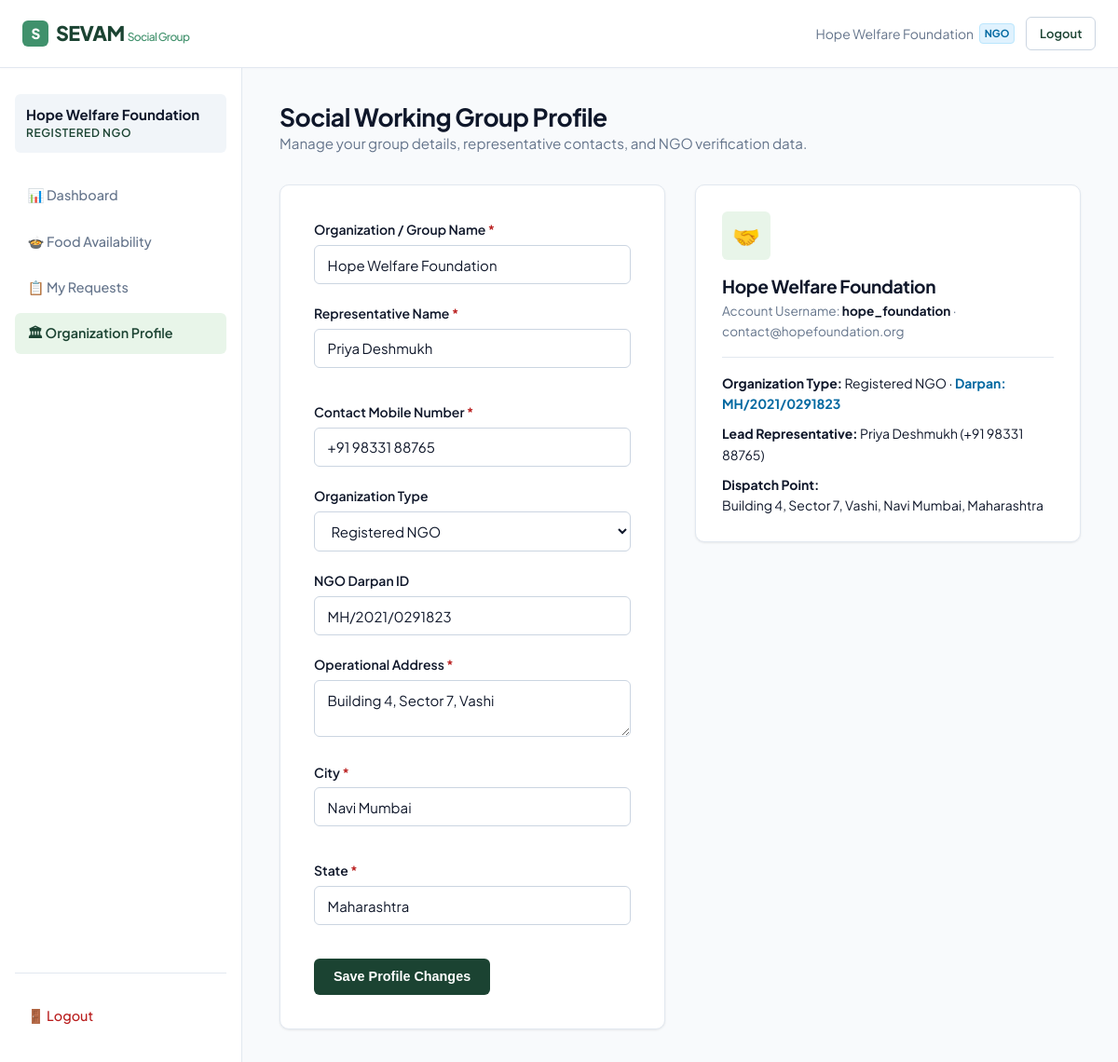
Page /group/profile.php (signed in) on the committed database.
### tables this page shows
CREATE TABLE `social_working_groups` (
  `id` int(11) NOT NULL AUTO_INCREMENT,
  `user_id` int(11) NOT NULL,
  `group_name` varchar(150) NOT NULL,
  `representative_name` varchar(100) NOT NULL,
  `phone` varchar(20) NOT NULL,
  `address` text NOT NULL,
  `city` varchar(80) NOT NULL,
  `state` varchar(80) NOT NULL,
  `organization_type` varchar(80) NOT NULL,
  `ngo_status` enum('Registered','Community Volunteer Group','Trust','Society') DEFAULT 'Registered',
  `darpan_id` varchar(50) DEFAULT NULL,
  `created_at` timestamp NULL DEFAULT current_timestamp(),
  PRIMARY KEY (`id`),
  KEY `fk_group_user` (`user_id`),
  CONSTRAINT `fk_group_user` FOREIGN KEY (`user_id`) REFERENCES `users` (`id`) ON DELETE CASCADE
);

CREATE TABLE `users` (
  `id` int(11) NOT NULL AUTO_INCREMENT,
  `username` varchar(50) NOT NULL,
  `email` varchar(100) NOT NULL,
  `password` varchar(255) NOT NULL,
  `role` enum('admin','provider','group') NOT NULL,
  `status` enum('active','inactive') DEFAULT 'active',
  `created_at` timestamp NULL DEFAULT current_timestamp(),
  PRIMARY KEY (`id`),
  UNIQUE KEY `username` (`username`),
  UNIQUE KEY `email` (`email`)
);

### php/db.php (called while the page is built, shortened)
<?php
function escape($val) {
    return htmlspecialchars($val ?? '', ENT_QUOTES, 'UTF-8');
}
function get_current_profile($pdo) {
    $role = $_SESSION['role'];
    $userId = $_SESSION['user_id'];
    if ($role === 'provider') {
        $stmt = $pdo->prepare("SELECT p.*, u.email, u.username FROM food_providers p JOIN users u ON p.user_id = u.id WHERE u.id = ?");
        $stmt->execute([$userId]);
        return $stmt->fetch();
    } elseif ($role === 'group') {
        $stmt = $pdo->prepare("SELECT g.*, u.email, u.username FROM social_working_groups g JOIN users u ON g.user_id = u.id WHERE u.id = ?");
        $stmt->execute([$userId]);
        return $stmt->fetch();
    } elseif ($role === 'admin') {
        $stmt = $pdo->prepare("SELECT id, username, email, role FROM users WHERE id = ?");
        $stmt->execute([$userId]);
        return $stmt->fetch();
    }
    return null;
}

### group/profile.php (the view, shortened to what this page needs)
<?php
require_once __DIR__ . '/../php/db.php';
require_once __DIR__ . '/header.php';
?>
<div class="dashboard-header">
    <div>
        <h1 class="dashboard-title">Social Working Group Profile</h1>
        <p style="color: var(--color-text-muted); font-size: 0.95rem;">
            Manage your group details, representative contacts, and NGO verification data.
        </p>
    </div>
</div>
<div class="cards-grid-2" style="max-width: 960px; align-items: start;">
    <div class="form-card">
        <form action="/group/profile.php" method="POST">
            <div class="form-group">
                <label class="form-label" for="group_name">Organization / Group Name <span class="req">*</span></label>
                <input type="text" id="group_name" name="group_name" class="form-input" value="<?= escape($group['group_name']) ?>" required>
            </div>
            <div class="form-row">
                <div class="form-group">
                    <label class="form-label" for="representative_name">Representative Name <span class="req">*</span></label>
                    <input type="text" id="representative_name" name="representative_name" class="form-input" value="<?= escape($group['representative_name']) ?>" required>
                </div>
                <div class="form-group">
                    <label class="form-label" for="phone">Contact Mobile Number <span class="req">*</span></label>
                    <input type="tel" id="phone" name="phone" class="form-input" value="<?= escape($group['phone']) ?>" required>
                </div>
            </div>
            <div class="form-group">
                <label class="form-label" for="organization_type">Organization Type</label>
                <select id="organization_type" name="organization_type" class="form-select">
                    <?php
                    $types = ['Registered NGO', 'Community Volunteer Group', 'Charitable Trust', 'Youth Welfare Club', 'Homeless Shelter', 'Religious / Community Kitchen'];
                    foreach ($types as $t) {
                        $sel = ($group['organization_type'] === $t) ? 'selected' : '';
                        echo "<option value='" . escape($t) . "' {$sel}>" . escape($t) . "</option>";
                    }
                    ?>
                </select>
            </div>
            <div class="form-group">
                <label class="form-label" for="darpan_id">NGO Darpan ID</label>
                <input type="text" id="darpan_id" name="darpan_id" class="form-input" value="<?= escape($group['darpan_id']) ?>" placeholder="e.g. MH/2021/0129845">
            </div>
            <div class="form-group">
                <label class="form-label" for="address">Operational Address <span class="req">*</span></label>
                <textarea id="address" name="address" class="form-textarea" rows="2" required><?= escape($group['address']) ?></textarea>
            </div>
            <div class="form-row">
                <div class="form-group">
                    <label class="form-label" for="city">City <span class="req">*</span></label>
                    <input type="text" id="city" name="city" class="form-input" value="<?= escape($group['city']) ?>" required>
                </div>
                <div class="form-group">
                    <label class="form-label" for="state">State <span class="req">*</span></label>
                    <input type="text" id="state" name="state" class="form-input" value="<?= escape($group['state']) ?>" required>
                </div>
            </div>
            <button type="submit" class="btn btn-primary" style="margin-top: 1rem;">
                Save Profile Changes
            </button>
        </form>
    </div>
    <div>
        <div class="card" style="background-color: var(--color-surface); margin-bottom: 1.5rem;">
            <div style="width: 52px; height: 52px; border-radius: var(--radius-sm); background: var(--color-primary-subtle); color: var(--color-primary); display: flex; align-items: center; justify-content: center; font-size: 1.5rem; font-weight: 800; margin-bottom: 1rem;">
                🤝
            </div>
            <h3 style="font-size: 1.2rem; margin-bottom: 0.25rem;"><?= escape($group['group_name']) ?></h3>
            <p style="font-size: 0.85rem; color: var(--color-text-muted); margin-bottom: 1rem;">
                Account Username: <strong style="color:var(--color-text-main);"><?= escape($group['username']) ?></strong> · <?= escape($group['email']) ?>
            </p>
            <div style="border-top: 1px solid var(--color-border); padding-top: 1rem; display:flex; flex-direction:column; gap:0.6rem; font-size:0.875rem;">
                <div>
                    <strong>Organization Type:</strong> <?= escape($group['organization_type']) ?>
                    <?php if (!empty($group['darpan_id'])): ?>
                        · <span style="color:var(--color-info); font-weight:700;">Darpan: <?= escape($group['darpan_id']) ?></span>
                    <?php endif; ?>
                </div>
                <div>
                    <strong>Lead Representative:</strong> <?= escape($group['representative_name']) ?> (<?= escape($group['phone']) ?>)
                </div>
                <div>
                    <strong>Dispatch Point:</strong><br>
                    <?= escape($group['address']) ?>, <?= escape($group['city']) ?>, <?= escape($group['state']) ?>
                </div>
            </div>
        </div>
    </div>
</div>
<?php require_once __DIR__ . '/footer.php'; ?>

### group/header.php (shortened to what this page needs)
<?php
require_once __DIR__ . '/../php/db.php';
require_once __DIR__ . '/../php/auth.php';
$group = get_current_profile($pdo);
$currentPage = basename($_SERVER['PHP_SELF']);
?>
<!DOCTYPE html>
<html lang="en">
<head>
    <link rel="stylesheet" href="/css/style.css">
</head>
<body>
    <header class="site-header">
        <div class="container header-container">
            <a href="/" class="brand-logo">
                <span class="brand-mark" style="background:var(--color-primary-accent);">S</span>
                <span>SEVAM <span style="font-size:0.75rem; font-weight:500; color:var(--color-primary-accent);">Social Group</span></span>
            </a>
            <div class="nav-actions">
                <span style="font-size:0.875rem; color:var(--color-text-muted); display:inline-flex; align-items:center; gap:0.35rem;">
                    <span><?= escape($group['group_name'] ?? $_SESSION['username']) ?></span>
                    <?php if (!empty($group['darpan_id'])): ?>
                        <span style="background:#e0f2fe; color:#0369a1; border:1px solid #bae6fd; border-radius:4px; font-size:11px; padding:1px 5px; font-weight:700;">NGO</span>
                    <?php endif; ?>
                </span>
                <a href="/logout.php" class="btn btn-secondary btn-sm">Logout</a>
            </div>
        </div>
    </header>
    <div class="dashboard-layout">
        <aside class="dashboard-sidebar">
            <div class="sidebar-user">
                <div class="sidebar-user-name"><?= escape($group['group_name'] ?? 'Social Working Group') ?></div>
                <div class="sidebar-user-role"><?= escape($group['organization_type'] ?? 'Social Partner') ?></div>
            </div>
            <ul class="sidebar-nav">
                <li>
                    <a href="/group/dashboard.php" class="sidebar-link <?= ($currentPage === 'dashboard.php') ? 'active' : '' ?>">
                        📊 Dashboard
                    </a>
                </li>
                <li>
                    <a href="/group/food-availability.php" class="sidebar-link <?= ($currentPage === 'food-availability.php') ? 'active' : '' ?>">
                        🍲 Food Availability
                    </a>
                </li>
                <li>
                    <a href="/group/my-requests.php" class="sidebar-link <?= ($currentPage === 'my-requests.php') ? 'active' : '' ?>">
                        📋 My Requests
                    </a>
                </li>
                <li>
                    <a href="/group/profile.php" class="sidebar-link <?= ($currentPage === 'profile.php') ? 'active' : '' ?>">
                        🏛 Organization Profile
                    </a>
                </li>
                <li style="margin-top: auto; padding-top: 1.5rem; border-top: 1px solid var(--color-border);">
                    <a href="/logout.php" class="sidebar-link" style="color: var(--color-danger);">
                        🚪 Logout
                    </a>
                </li>
            </ul>
        </aside>
        <main class="dashboard-content">

### rows in the picture
social_working_groups: group_name "Hope Welfare Foundation", organization_type "REGISTERED NGO", representative_name "Priya Deshmukh", phone "+91 98331 88765", darpan_id "MH/2021/0291823", address "Building 4, Sector 7, Vashi", city "Navi Mumbai", state "Maharashtra", user.username "hope_foundation", user.email "contact@hopefoundation.org", organization_type "Registered NGO", darpan "MH/2021/0291823"

### other values in the picture
form field organization_type "Registered NGO"
